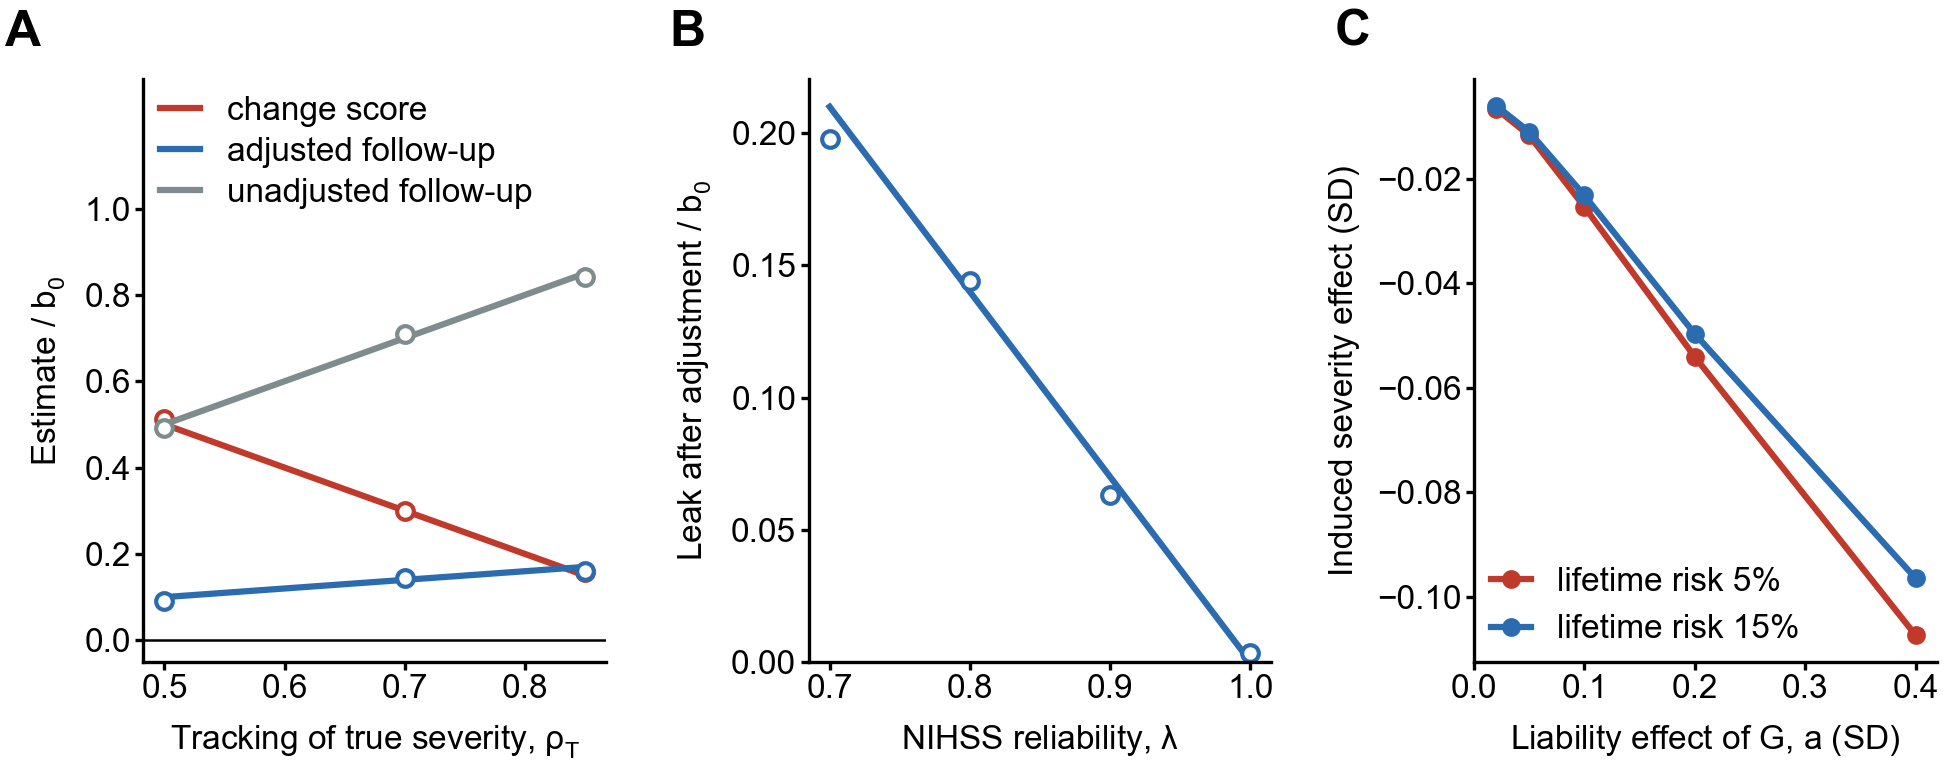

Reproduce this figure in Python.
# -*- coding: utf-8 -*-
"""Reference simulation for the review's change-score / regression-to-the-mean section.

Three modules, each with a closed form checked by Monte Carlo (n = 2,000,000 per scenario):

  A. Change-score artefact for a genetic variant. A variant G shifts TRUE baseline severity by b0
     (SD units per allele) and has NO effect on the recovery process (b1 = 0). True severity tracks
     from baseline to follow-up with correlation rho_T; NIHSS is measured with reliability lam
     (var(true)/var(observed)). Three analyses of the same data:
        change score   dNIHSS = N0 - N1 (improvement positive)  ~ G
        ANCOVA         N1 ~ G + N0
        follow-up      N1 ~ G
     Closed forms (per allele, SD units of true severity):
        change score : +b0 (1 - rho_T)        the severity allele "predicts recovery"
        ANCOVA       : +rho_T b0 (1 - lam)    residual severity leakage through the noisy baseline
        follow-up    : +rho_T b0              the honest carried-over severity association
     With a true recovery effect b1 (T1 = rho_T T0 + b1 G + ...): add -b1, +b1, +b1 respectively.

  B. The correlation identity. For any two measurements X0, X1 of the same quantity,
        corr(X0, X1 - X0) = (rho s1 - s0) / sqrt(s0^2 + s1^2 - 2 rho s0 s1)   (Oldham 1962)
     exactly; the equal-variance no-effect value is -sqrt((1 - rho)/2). Checked on the three
     GSE296792 composite indices (data/T7_recovery_index_feasibility.csv, from derivations/01).

  C. Case-only (collider) selection. Liability L = a G + W, case if L > threshold(K); the other
     risk factors W also shift severity (T0 = d W + noise). Among cases, G becomes associated with
     severity although it has no severity effect. Reported as SD per allele relative to a and d.

Outputs: ../tables/A_changescore_bias.csv, B_identity_check.csv, C_collider_induced.csv;
         ../figures/changescore_rtm_simulation.png/.pdf
"""
import os
import numpy as np
import pandas as pd
from scipy.stats import norm
import matplotlib
matplotlib.use("Agg")
import matplotlib.pyplot as plt

HERE = os.path.dirname(os.path.abspath(__file__))
TAB = os.path.join(HERE, "..", "results", "tables")
FIG = os.path.join(HERE, "..", "results", "figures")
os.makedirs(TAB, exist_ok=True)
os.makedirs(FIG, exist_ok=True)
plt.rcParams.update({"font.family": "sans-serif", "font.sans-serif": ["Arial", "DejaVu Sans"],
                     "mathtext.default": "regular", "pdf.fonttype": 42})
rng = np.random.default_rng(20260911)
N = 2_000_000


def ols(y, X):
    X = np.column_stack([np.ones(len(y))] + list(X))
    beta, *_ = np.linalg.lstsq(X, y, rcond=None)
    return beta[1:]


# ------------------------------------------------------------------ A. change-score artefact
rows = []
maf = 0.3
for rho_T in (0.5, 0.7, 0.85):
    for lam in (0.7, 0.8, 0.9, 1.0):
        for b0, b1 in ((0.10, 0.0), (0.10, -0.05)):
            g = rng.binomial(2, maf, N)
            G = (g - g.mean()) / g.std()
            T0 = b0 * G + rng.standard_normal(N)
            T1 = rho_T * T0 + b1 * G + np.sqrt(1 - rho_T ** 2) * rng.standard_normal(N)
            se = np.sqrt((1 - lam) / lam)              # var(true) = 1 -> var(error) = (1-lam)/lam
            N0 = T0 + se * rng.standard_normal(N)
            N1 = T1 + se * rng.standard_normal(N)
            b_change = ols(N0 - N1, [G])[0]
            b_ancova = ols(N1, [G, N0])[0]
            b_follow = ols(N1, [G])[0]
            rows.append(dict(rho_T=rho_T, reliability=lam, b0=b0, b1=b1,
                             change_score_sim=b_change, change_score_closed=b0 * (1 - rho_T) - b1,
                             ancova_sim=b_ancova, ancova_closed=rho_T * b0 * (1 - lam) + b1,
                             followup_sim=b_follow, followup_closed=rho_T * b0 + b1))
A = pd.DataFrame(rows)
A.round(4).to_csv(os.path.join(TAB, "A_changescore_bias.csv"), index=False)
err = max(abs(A.change_score_sim - A.change_score_closed).max(), abs(A.ancova_sim - A.ancova_closed).max(),
          abs(A.followup_sim - A.followup_closed).max())
print("A: max |simulation - closed form| = %.4f (Monte-Carlo noise ~ 0.001)" % err)
print(A[(A.b1 == 0)].pivot_table(index="rho_T", columns="reliability", values="ancova_sim").round(3))

# ------------------------------------------------------------------ B. identity on the manuscript's indices
T7 = os.path.join(HERE, "..", "data", "T7_recovery_index_feasibility.csv")
t7 = pd.read_csv(T7)
B = []
for _, r in t7.iterrows():
    s0, s1, rho = r.sd_between_patient_24h, r.sd_between_patient_168h, r.rho_24h_168h
    ident = (rho * s1 - s0) / np.sqrt(s0 ** 2 + s1 ** 2 - 2 * rho * s0 * s1)
    B.append(dict(index=r["index"], sd_24h=s0, sd_168h=s1, rho_24h_168h=rho,
                  observed_r_baseline_vs_change=r.r_baseline_vs_change_OVERLAPPING,
                  identity_value=round(ident, 3), equal_variance_null=round(-np.sqrt((1 - rho) / 2), 3),
                  nonoverlapping_r=r.r_baseline_vs_change_NONOVERLAPPING, nonoverlapping_p=r.p_nonoverlapping))
B = pd.DataFrame(B)
B.to_csv(os.path.join(TAB, "B_identity_check.csv"), index=False)
print("\nB:\n", B.to_string(index=False))
assert np.allclose(B.observed_r_baseline_vs_change, B.identity_value, atol=0.002), "identity must reproduce the observed r"

# ------------------------------------------------------------------ C. collider selection
rows = []
d = 0.3                       # other risk factors shift severity by 0.3 SD per SD
for K in (0.05, 0.15):
    thr = norm.ppf(1 - K)
    for a in (0.02, 0.05, 0.10, 0.20, 0.40):
        g = rng.binomial(2, maf, N)
        G = (g - g.mean()) / g.std()
        W = rng.standard_normal(N)
        L = a * G + W
        case = L > thr * np.sqrt(1 + a ** 2)
        T0 = d * W + rng.standard_normal(N)      # G has NO direct effect on severity
        Gc, T0c, Wc = G[case], T0[case], W[case]
        induced = ols(T0c, [Gc])[0]
        corrGW = np.corrcoef(Gc, Wc)[0, 1]
        rows.append(dict(lifetime_risk_K=K, liability_effect_a=a, n_cases=int(case.sum()),
                         corr_G_W_in_cases=round(corrGW, 4), induced_severity_effect_sd_per_allele=round(induced, 4),
                         induced_over_a=round(induced / a, 3)))
C = pd.DataFrame(rows)
C.to_csv(os.path.join(TAB, "C_collider_induced.csv"), index=False)
print("\nC:\n", C.to_string(index=False))

# ------------------------------------------------------------------ figure
# v14 (2026-10-12): drawn at the print width (6.5 in), text 8 pt; lines = closed forms, open points = Monte Carlo
# (panels A, B); panel C has no closed form, so its points (Monte Carlo) are joined by lines.
FS = 8
plt.rcParams.update({"font.size": FS, "axes.labelsize": FS, "xtick.labelsize": FS, "ytick.labelsize": FS,
                     "legend.fontsize": FS})
fig, axes = plt.subplots(1, 3, figsize=(6.5, 2.6))
ax = axes[0]
sub = A[(A.b1 == 0) & (A.reliability == 0.8)]
lab = {"change_score": "change score", "ancova": "adjusted follow-up", "followup": "unadjusted follow-up"}
for col, c in zip(lab, ("#c0392b", "#2b6cb0", "#7f8c8d")):
    ax.plot(sub.rho_T, sub[col + "_closed"] / 0.10, "-", color=c, lw=1.5, label=lab[col])
    ax.plot(sub.rho_T, sub[col + "_sim"] / 0.10, "o", mfc="white", mec=c, ms=4, mew=1.0)
ax.axhline(0, color="k", lw=0.6)
ax.set_xlabel("Tracking of true severity, $\\rho_T$")
ax.set_ylabel("Estimate / $b_0$")
ax.set_ylim(-0.05, 1.3)
ax.set_yticks([0, 0.2, 0.4, 0.6, 0.8, 1.0])
ax.legend(frameon=False, loc="upper left", handlelength=1.2, borderaxespad=0.1, labelspacing=0.3)
ax = axes[1]
sub = A[(A.b1 == 0) & (A.rho_T == 0.7)]
ax.plot(sub.reliability, sub.ancova_closed / 0.10, "-", color="#2b6cb0", lw=1.5)
ax.plot(sub.reliability, sub.ancova_sim / 0.10, "o", mfc="white", mec="#2b6cb0", ms=4, mew=1.0)
ax.set_xlabel("NIHSS reliability, $\\lambda$")
ax.set_ylabel("Leak after adjustment / $b_0$")
ax.set_ylim(bottom=0)
ax = axes[2]
for K, c in ((0.05, "#c0392b"), (0.15, "#2b6cb0")):
    sub = C[C.lifetime_risk_K == K]
    ax.plot(sub.liability_effect_a, sub.induced_severity_effect_sd_per_allele, "o-", color=c, lw=1.5, ms=3.5,
            label="lifetime risk %d%%" % (100 * K))
ax.set_xticks([0, 0.1, 0.2, 0.3, 0.4])
ax.set_xlabel("Liability effect of G, $a$ (SD)")
ax.set_ylabel("Induced severity effect (SD)")
ax.legend(frameon=False, loc="lower left", handlelength=1.2, borderaxespad=0.1)
for ax, letter in zip(axes, "ABC"):  # Frontiers: uppercase panel letters
    for sp in ("top", "right"):
        ax.spines[sp].set_visible(False)
    ax.tick_params(length=2, pad=1)
    ax.text(-0.3, 1.04, letter, transform=ax.transAxes, fontsize=12, fontweight="bold", va="bottom")
fig.tight_layout(pad=0.3, w_pad=1.2)
fig.savefig(os.path.join(FIG, "changescore_rtm_simulation.png"), dpi=300)
fig.savefig(os.path.join(FIG, "changescore_rtm_simulation.pdf"))
print("\nwrote tables A/B/C and the figure")
